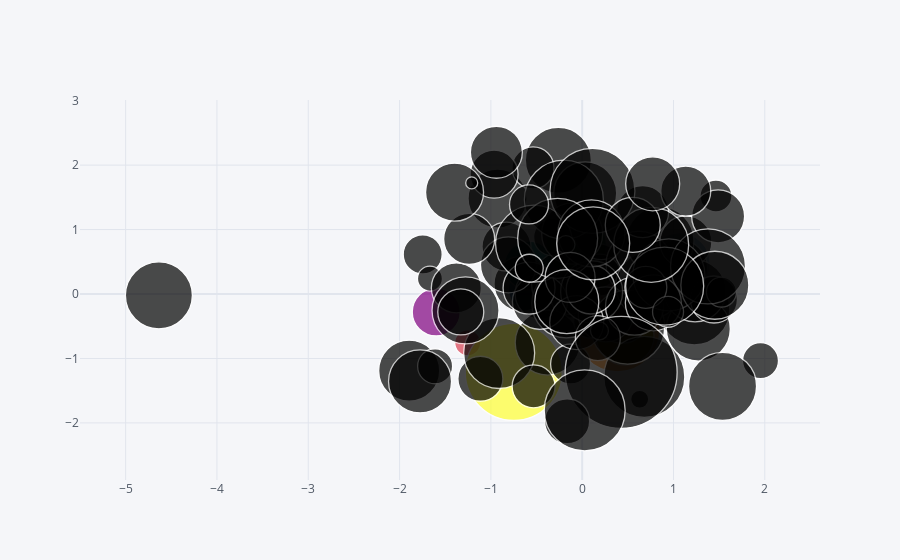

Notebook source saved alongside this figure:
### Code cell
configure_plotly_browser_state()
df.iplot(kind='bubble', x='a', y='b', size='c')
